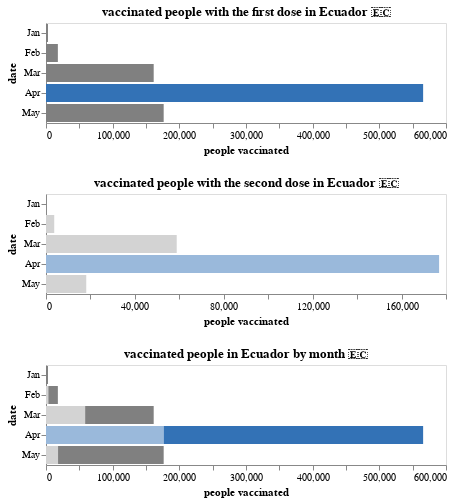

Notebook cell for this chart:
### Code cell
df_vaccine_diff.reset_index(inplace=True)
fig_1=alt.Chart(df_vaccine_diff).mark_bar().encode(
    x=alt.X('primera_dosis:Q',title='people vaccinated'),
    y=alt.Y('month(fecha):O',title='date'),
    color=alt.condition(
            alt.datum.primera_dosis == 565692.00,
            alt.value('rgb(51,114,182)'),    
            alt.value('grey')
            ),
).properties(
            height=100,
            title='vaccinated people with the first dose in Ecuador 🇪🇨'
)
fig_2=alt.Chart(df_vaccine_diff).mark_bar().encode(
    x=alt.X('segunda_dosis:Q',title='people vaccinated'),
    y=alt.Y('month(fecha):O',title='date'),
    color=alt.condition(
            alt.datum.segunda_dosis == 176894.00,
            alt.value('rgb(154,185,219)'),    
            alt.value('lightgrey')
            )
).properties(
            height=100,
            title='vaccinated people with the second dose in Ecuador 🇪🇨'
)
(fig_1&fig_2&(fig_1+fig_2).properties(title='vaccinated people in Ecuador by month 🇪🇨')).configure_axis(grid=False)

### Figure 1 — Vega-Lite specification as saved in the notebook (floating-point values rounded to 4 significant figures)
{"$schema": "https://vega.github.io/schema/vega-lite/v4.8.1.json", "config": {"axis": {"grid": false}, "view": {"continuousHeight": 300, "continuousWidth": 400}}, "data": {"name": "data-83c126e9ea06ab8cd86925f81d195dc4"}, "datasets": {"data-83c126e9ea06ab8cd86925f81d195dc4": [{"fecha": "2021-01-31T00:00:00", "primera_dosis": 2982, "segunda_dosis": 0}, {"fecha": "2021-02-28T00:00:00", "primera_dosis": 17802, "segunda_dosis": 3708}, {"fecha": "2021-03-31T00:00:00", "primera_dosis": 161545, "segunda_dosis": 58829}, {"fecha": "2021-04-30T00:00:00", "primera_dosis": 565692, "segunda_dosis": 176894}, {"fecha": "2021-05-31T00:00:00", "primera_dosis": 176518, "segunda_dosis": 18115}]}, "vconcat": [{"encoding": {"color": {"condition": {"test": "(datum.primera_dosis === 565692.0)", "value": "rgb(51,114,182)"}, "value": "grey"}, "x": {"field": "primera_dosis", "title": "people vaccinated", "type": "quantitative"}, "y": {"field": "fecha", "timeUnit": "month", "title": "date", "type": "ordinal"}}, "height": 100, "mark": "bar", "title": "vaccinated people with the first dose in Ecuador 🇪🇨"}, {"encoding": {"color": {"condition": {"test": "(datum.segunda_dosis === 176894.0)", "value": "rgb(154,185,219)"}, "value": "lightgrey"}, "x": {"field": "segunda_dosis", "title": "people vaccinated", "type": "quantitative"}, "y": {"field": "fecha", "timeUnit": "month", "title": "date", "type": "ordinal"}}, "height": 100, "mark": "bar", "title": "vaccinated people with the second dose in Ecuador 🇪🇨"}, {"layer": [{"encoding": {"color": {"condition": {"test": "(datum.primera_dosis === 565692.0)", "value": "rgb(51,114,182)"}, "value": "grey"}, "x": {"field": "primera_dosis", "title": "people vaccinated", "type": "quantitative"}, "y": {"field": "fecha", "timeUnit": "month", "title": "date", "type": "ordinal"}}, "height": 100, "mark": "bar", "title": "vaccinated people with the first dose in Ecuador 🇪🇨"}, {"encoding": {"color": {"condition": {"test": "(datum.segunda_dosis === 176894.0)", "value": "rgb(154,185,219)"}, "value": "lightgrey"}, "x": {"field": "segunda_dosis", "title": "people vaccinated", "type": "quantitative"}, "y": {"field": "fecha", "timeUnit": "month", "title": "date", "type": "ordinal"}}, "height": 100, "mark": "bar", "title": "vaccinated people with the second dose in Ecuador 🇪🇨"}], "title": "vaccinated people in Ecuador by month 🇪🇨"}]}
